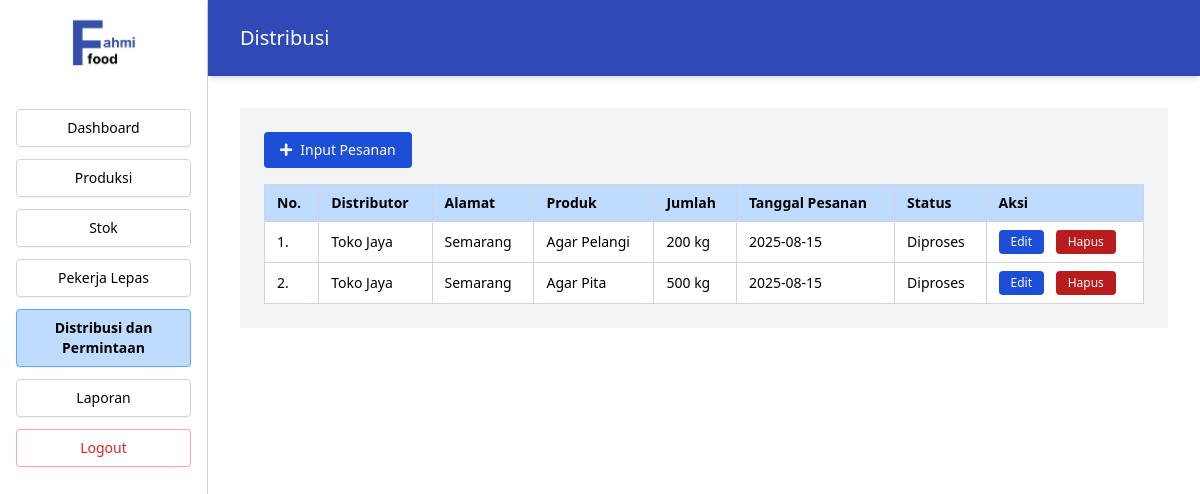
The page /Index.php?page=distribusi (signed in) on the database its author committed.
### tables this page shows
CREATE TABLE `distribusi` (
  `id_distribusi` int(11) NOT NULL,
  `nama_toko` varchar(100) DEFAULT NULL,
  `tanggal_distribusi` date DEFAULT NULL,
  `id_produk` int(11) NOT NULL,
  `jumlah_pesanan` int(11) DEFAULT NULL,
  `tanggal_pesanan` date DEFAULT NULL,
  `status_pengiriman` varchar(50) DEFAULT NULL,
  `nama_distributor` varchar(100) DEFAULT NULL,
  `alamat_distributor` varchar(255) DEFAULT NULL,
  `id_distributor` int(11) DEFAULT NULL
);

CREATE TABLE `produk` (
  `id_produk` int(11) NOT NULL,
  `nama_produk` varchar(100) NOT NULL
);

### src/Distribusi.php (the view, shortened to what this page needs)
<?php
include 'koneksi.php';
$daftar_distribusi = $pdo->query("
  SELECT d.*, p.nama_produk
  FROM distribusi d
  JOIN produk p ON d.id_produk = p.id_produk
  ORDER BY d.id_distribusi DESC
")->fetchAll(PDO::FETCH_ASSOC);
?>
<main class="flex-1 bg-gray-100">
  <section class="p-6 overflow-x-auto">
    <button id="btnTambah" class="mb-4 inline-flex items-center gap-2 bg-blue-700 text-white text-sm font-normal px-4 py-2 rounded" type="button">
      <i class="fas fa-plus"></i> Input Pesanan
    </button>
    <table class="w-full border border-gray-300 text-sm bg-white">
      <thead>
        <tr class="bg-blue-200 text-black text-left">
          <th class="border border-gray-300 px-3 py-2">No.</th>
          <th class="border border-gray-300 px-3 py-2">Distributor</th>
          <th class="border border-gray-300 px-3 py-2">Alamat</th>
          <th class="border border-gray-300 px-3 py-2">Produk</th>
          <th class="border border-gray-300 px-3 py-2">Jumlah</th>
          <th class="border border-gray-300 px-3 py-2">Tanggal Pesanan</th>
          <th class="border border-gray-300 px-3 py-2">Status</th>
          <th class="border border-gray-300 px-3 py-2">Aksi</th>
        </tr>
      </thead>
      <tbody>
        <?php if (empty($daftar_distribusi)): ?>
          <tr>
            <td colspan="8" class="border border-gray-300 px-3 py-4 text-center text-gray-500">Belum ada data distribusi.</td>
          </tr>
        <?php else: foreach ($daftar_distribusi as $i => $d): ?>
          <tr>
            <td class="border border-gray-300 px-3 py-2"><?= $i + 1 ?>.</td>
            <td class="border border-gray-300 px-3 py-2"><?= htmlspecialchars($d['nama_distributor']) ?></td>
            <td class="border border-gray-300 px-3 py-2"><?= htmlspecialchars($d['alamat_distributor']) ?></td>
            <td class="border border-gray-300 px-3 py-2"><?= htmlspecialchars($d['nama_produk']) ?></td>
            <td class="border border-gray-300 px-3 py-2"><?= (int)$d['jumlah_pesanan'] ?> kg</td>
            <td class="border border-gray-300 px-3 py-2"><?= htmlspecialchars($d['tanggal_pesanan']) ?></td>
            <td class="border border-gray-300 px-3 py-2"><?= htmlspecialchars($d['status_pengiriman']) ?></td>
            <td class="border border-gray-300 px-3 py-2 space-x-2">
              <button class="btnEdit px-3 py-1 text-xs text-white rounded" style="background-color:#1d4ed8;"
                data-id="<?= $d['id_distribusi'] ?>"
                data-nama="<?= htmlspecialchars($d['nama_distributor']) ?>"
                data-alamat="<?= htmlspecialchars($d['alamat_distributor']) ?>"
                data-id_produk="<?= $d['id_produk'] ?>"
                data-jumlah="<?= (int)$d['jumlah_pesanan'] ?>"
                data-tanggal="<?= $d['tanggal_pesanan'] ?>"
                data-status="<?= htmlspecialchars($d['status_pengiriman']) ?>">Edit</button>
              <form method="POST" class="inline" onsubmit="return confirm('Yakin ingin menghapus data ini?')">
                <button type="submit" class="bg-red-700 text-white text-xs px-3 py-1 rounded hover:bg-red-800">Hapus</button>
              </form>
            </td>
          </tr>
        <?php endforeach; endif; ?>
      </tbody>
    </table>
  </section>
</main>

### rows shown on the page
distribusi: nama_distributor "Toko Jaya", alamat_distributor "Semarang", id_produk.nama_produk "Agar Pelangi", jumlah_pesanan "200", tanggal_pesanan "2025-08-15", status_pengiriman "Diproses"
distribusi: nama_distributor "Toko Jaya", alamat_distributor "Semarang", id_produk.nama_produk "Agar Pita", jumlah_pesanan "500", tanggal_pesanan "2025-08-15", status_pengiriman "Diproses"

### other values the page prints
$label "Dashboard"
$label "Produksi"
$label "Stok"
$label "Pekerja Lepas"
$label "Distribusi dan Permintaan"
$label "Laporan"
$page "Distribusi"
